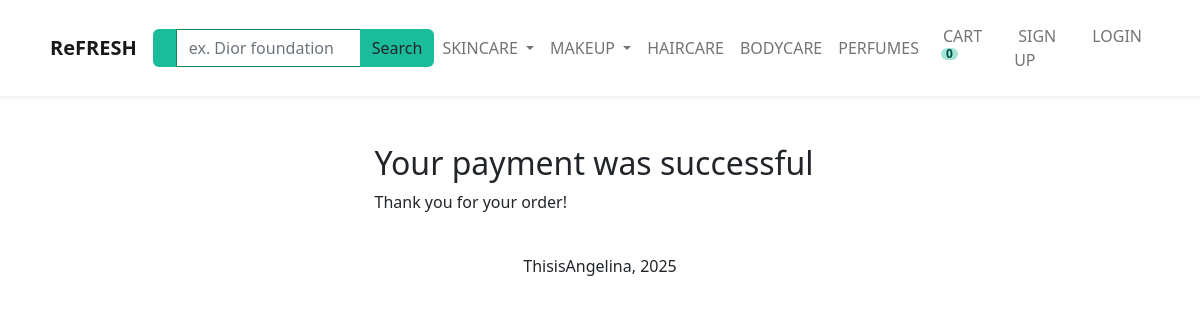
The page /payment/payment-success/ on the database its author committed.
### store/models.py (models this page shows, shortened)
class Category(models.Model):
    name = models.CharField(max_length=250, db_index=True)
    parent = models.ForeignKey('self', on_delete=models.CASCADE, related_name='children', blank=True, null=True)
    slug = models.SlugField('url', max_length=250, unique=True, null=False, editable=True)
    created_at = models.DateTimeField(auto_now_add=True)
    class Meta:
        unique_together = (['slug', 'parent'])
        verbose_name_plural = 'Categories'
    def get_absolute_url(self):
        return reverse("store:category_list", args = [str(self.slug)])

### payment/views.py (the view)
# urls.py: path('payment-success/', v.payment_success, name='payment_success'),
def payment_success(request):
    for key in list(request.session.keys()):
        if key == 'session_cart_key':
            del request.session[key] # clear the cart by deleting the associated cookies
    return render(request, 'payment/payment_success.html')

### cart/cart.py (called while the page is built)
    def __len__(self):
        return sum(item['qty'] for item in self.cart.values())

### cart/context_processor.py (called while the page is built)
def get_cart(request):
    return {'cart': Cart(request)}

### store/context_processor.py (called while the page is built)
def categories(request):
    categories = Category.objects.all()
    return {'categories' : categories}

### payment/templates/payment/payment_success.html (shortened to what this page needs)
{% extends "store/base.html" %}
{% load static %}
{% block content %}
<div class="container">
    <div class="row justify-content-center mt-5">
        <div class="col-md-5 ">
            <div class="message-box _success">
                <h2> Your payment was successful </h2>
                <p> Thank you for your order!</p>
            </div>
        </div>
    </div>
{% endblock content %}

### store/templates/store/_partials/_navbar.html (shortened to what this page needs)
<nav class="navbar navbar-expand-lg bg-white sticky-top navbar-light p-3 shadow-sm ">
    <div class="container">
        <a class="navbar-brand" href="{% url 'store:items' %}">
            <strong>ReFRESH</strong></a>
        <div class="collapse navbar-collapse" id="navbarNavDropdown">
            <form action="{% url 'store:search' %}" method="get">
            <div class="ms-auto d-none d-lg-block">
                <div class="input-group">
                    <span class="border-success input-group-text text-white search-button"></span>
                    <input type="text" name="q" placeholder="ex. Dior foundation" class="form-control border-success" style="color: #7a7a7a" />
                    <button class="btn btn-success text-dark search-button">Search</button>
                </div>
            </div>
        </form>
        <ul class="navbar-nav ms-auto">
            {% for category in categories %}
                {% if category.children.exists %}
                    <li class="nav-item dropdown">
                        <a class="nav-link dropdown-toggle" href="{{ category.get_absolute_url }}" id="navbarDropdownMenuLink"
                           data-bs-toggle="dropdown" aria-haspopup="true" aria-expanded="false">
                           {{ category.name|upper }}
                        </a>
                    </li>
                {% elif category.parent is None%}
                    <li class="nav-item">
                        <a class="nav-link" href="{{ category.get_absolute_url }}">{{ category.name|upper }}</a>
                    </li>
                {% endif %}
            {% endfor %}
        </ul>
            <ul class="navbar-nav ms-auto">
                <li class="nav-item">
                    <a class="nav-link mx-2 text-uppercase" href="{% url 'cart:cart_view' %}">  Cart
                        <span id="lblCartCount" class="badge badge-warning ">
                            {% with cart_qty=cart|length%}
                            {% if cart_qty > 0 %}
                            {{cart_qty}}
                            {% else %}
                            0
                            {% endif %}
                            {% endwith %}
                        </span>
                    </a>
                </li>
                {% if request.user.is_authenticated %}
                <li class="nav-item">
                    <a class="nav-link mx-2 text-uppercase" href="{% url 'account:view_dashboard' %}"><i
                            class="fa-solid fa-circle-user me-1"></i>My account</a>
                </li>
                <li class="nav-item">
                    <a class="nav-link mx-2 text-uppercase" href="{% url 'account:logout' %}"><i
                            class="fa-solid fa-circle-user me-1"></i> Logout</a>
                </li>
                {% else %}
                <li class="nav-item">
                    <a class="nav-link mx-2 text-uppercase" href="{% url 'account:register' %}"> Sign up </a>
                </li>
                <li class="nav-item">
                    <a class="nav-link mx-2 text-uppercase" href="{% url 'account:login' %}"> Login</a>
                </li>
                {% endif %}
            </ul>
        </div>
    </div>
</nav>

### store/static/store/css/main.css (style rules this page uses)
.badge { padding-left: 9px; padding-right: 9px; border-radius: 9px; background-color: #A3E4D7; color: #004D40; }
#lblCartCount { font-size: 12px; background: #A3E4D7; color: #004D40; padding: 0 5px; vertical-align: top; margin-left: -2px; }
.search-button { background-color: #1ABC9C; color: white; border: none; }

### rows shown on the page
Category: name "SKINCARE"
Category: name "MAKEUP"
Category: name "HAIRCARE"
Category: name "BODYCARE"
Category: name "PERFUMES"
